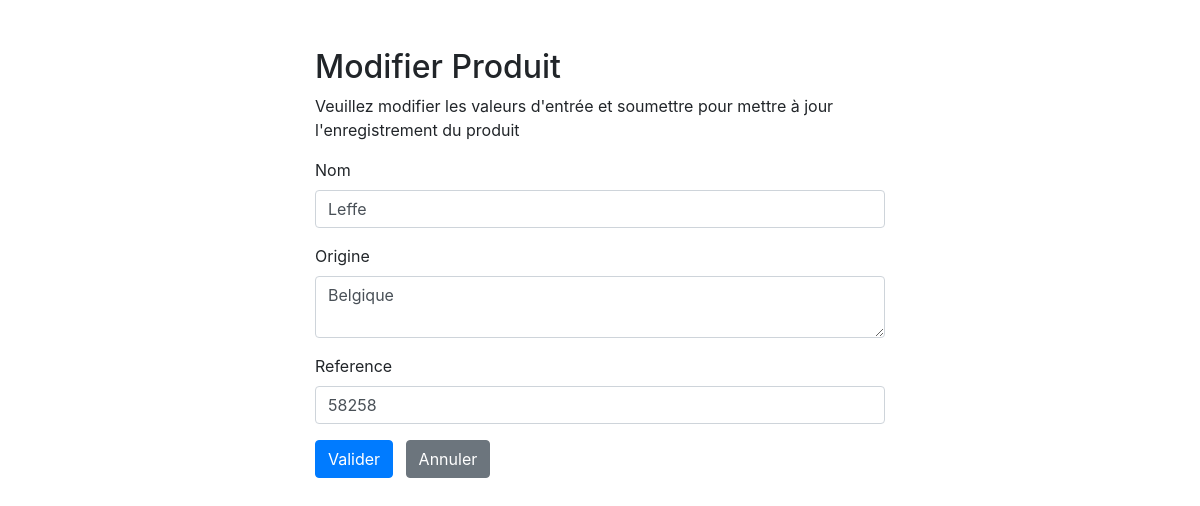
/update.php?id_produit=5, run on the app's committed database.
### tables this page shows
CREATE TABLE IF NOT EXISTS `produits` (
  `id_produit` int(11) NOT NULL AUTO_INCREMENT,
  `nom_produit` varchar(45) NOT NULL,
  `origine_produit` varchar(45) NOT NULL,
  `reference_produit` varchar(45) NOT NULL,
  PRIMARY KEY (`id_produit`)
);

### update.php (the view, shortened to what this page needs)
<?php
require_once "config.php";
$nom_produit = $origine_produit = $reference_produit = "";
$nom_err = $origine_err = $reference_err = "";
if (isset($_POST["id_produit"]) && !empty($_POST["id_produit"])) {
    $id_produit = $_POST["id_produit"];
    $input_name = trim($_POST["nom_produit"]);
    if (empty($input_name)) {
        $nom_err = " entrer le nom du produit.";
    }
    elseif (!filter_var($input_name, FILTER_VALIDATE_REGEXP, array("options" => array("regexp" => "/^[a-zA-Z\s]+$/")))) {
        $nom_err = "entrer un nom valide du produit.";
    }
    else {
        $nom_produit = $input_name;
    }
    $input_origine = trim($_POST["origine_produit"]);
    if (empty($input_origine)) {
        $origine_err = "entrer l'origine du produit";
    }
    else {
        $origine_produit = $input_origine;
    }
    $input_reference = trim($_POST["reference_produit"]);
    if (empty($input_reference)) {
        $reference_err = "entrer la reference du produit";
    }
    elseif (!ctype_digit($input_reference)) {
        $reference_err = "entrer une reference entier valide du produit ";
    }
    else {
        $reference_produit = $input_reference;
    }
    if (empty($nom_err) && empty($origine_err) && empty($reference_err)) {
        $sql = "UPDATE produits SET nom_produit=?, origine_produit=?, reference_produit=? WHERE id_produit=?";
        if ($stmt = mysqli_prepare($link, $sql)) {
            mysqli_stmt_bind_param($stmt, "sssi", $param_nom, $param_origine, $param_reference, $param_id);
            $param_nom = $nom_produit;
            $param_origine = $origine_produit;
            $param_reference = $reference_produit;
            $param_id = $id_produit;
            if (mysqli_stmt_execute($stmt)) {
                header("location: index.php");
                exit();
            }
            else {
                echo "Oops! un probléme. Veuillez réssayer à nouveau";
            }
        }
        mysqli_stmt_close($stmt);
    }
    mysqli_close($link);
}
else {
    if (isset($_GET["id_produit"]) && !empty(trim($_GET["id_produit"]))) {
        $sql = "SELECT * FROM produits WHERE id_produit = ?";
        if ($stmt = mysqli_prepare($link, $sql)) {
            mysqli_stmt_bind_param($stmt, "i", $param_id);
            if (mysqli_stmt_execute($stmt)) {
                $result = mysqli_stmt_get_result($stmt);
                if (mysqli_num_rows($result) == 1) {
                    $row = mysqli_fetch_array($result, MYSQLI_ASSOC);
                    $nom_produit = $row["nom_produit"];
                    $origine_produit = $row["origine_produit"];
                    $reference_produit = $row["reference_produit"];
                }
                else {
                    header("location: error.php");
                    exit();
                }
            }
            else {
                echo "Oops! un probléme. Veuillez réssayer à nouveau";
            }
        }
    }
    else {
        header("location: error.php");
        exit();
    }
}
?>
<!DOCTYPE html>
<html lang="en">
<head>
    <link rel="stylesheet" href="https://stackpath.bootstrapcdn.com/bootstrap/4.5.2/css/bootstrap.min.css">
</head>
<body>
    <div class="wrapper">
        <div class="container-fluid">
            <div class="row">
                <div class="col-md-12">
                    <h2 class="mt-5">Modifier Produit</h2>
                    <p>Veuillez modifier les valeurs d'entrée et soumettre pour mettre à jour l'enregistrement du produit</p>
                    <form action="<?php echo htmlspecialchars(basename($_SERVER['REQUEST_URI'])); ?>" method="post">
                        <div class="form-group">
                            <label>Nom</label>
                            <input type="text" name="nom_produit" class="form-control <?php echo(!empty($nom_err)) ? 'is-invalid' : ''; ?>" value="<?php echo $nom_produit; ?>">
                        </div>
                        <div class="form-group">
                            <label>Origine</label>
                            <textarea name="origine_produit" class="form-control <?php echo(!empty($origine_err)) ? 'is-invalid' : ''; ?>"><?php echo $origine_produit; ?></textarea>
                        </div>
                        <div class="form-group">
                            <label>Reference</label>
                            <input type="text" name="reference_produit" class="form-control <?php echo(!empty($reference_err)) ? 'is-invalid' : ''; ?>" value="<?php echo $reference_produit; ?>">
                        </div>
                        <input type="submit" class="btn btn-primary" value="Valider">
                        <a href="index.php" class="btn btn-secondary ml-2">Annuler</a>
                    </form>
                </div>
            </div>
        </div>
    </div>
</body>
</html>

### update.php (style rules this page uses)
.wrapper { width: 600px; margin: 0 auto; }

### data on the page
produits: nom_produit "Leffe", origine_produit "Belgique", reference_produit "58258"
